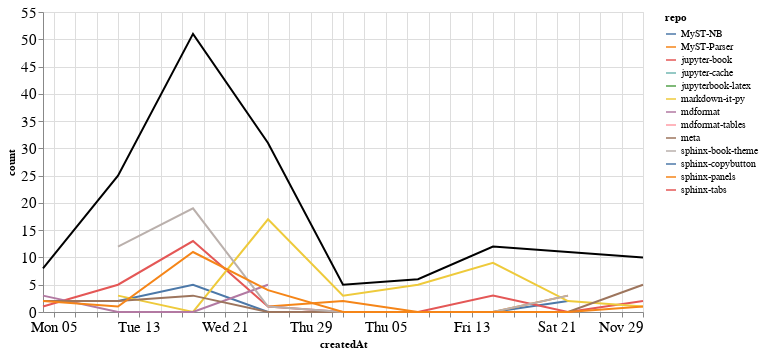

The code cell stored with this chart in its notebook:
### Markdown cell above
### Comments

### Code cell
comments_time = comments.groupby('repo').resample('W', on='createdAt').count()['author'].reset_index()
comments_time = comments_time.rename(columns={'author': 'count'})
comments_time_total = comments_time.groupby('createdAt').agg({"count": "sum"}).reset_index()
ch1 = alt.Chart(comments_time, width=600).mark_line().encode(
    x='createdAt',
    y='count',
    color='repo',
    tooltip="repo"
)

ch2 = alt.Chart(comments_time_total, width=600).mark_line(color="black").encode(
    x='createdAt',
    y='count',
)

ch1 + ch2

### Figure 1 — Vega-Lite specification as saved in the notebook (floating-point values rounded to 4 significant figures)
{"config": {"axisLeft": {"labelFontSize": 15}, "axisBottom": {"labelFontSize": 15}}, "layer": [{"data": {"name": "data-e183d29d3f1662cfabd964839ad59b22"}, "mark": "line", "encoding": {"color": {"type": "nominal", "field": "repo"}, "tooltip": {"type": "nominal", "field": "repo"}, "x": {"type": "temporal", "field": "createdAt"}, "y": {"type": "quantitative", "field": "count"}}, "width": 600}, {"data": {"name": "data-e174433bf656811efcb5b82b96ef45aa"}, "mark": {"type": "line", "color": "black"}, "encoding": {"x": {"type": "temporal", "field": "createdAt"}, "y": {"type": "quantitative", "field": "count"}}, "width": 600}], "$schema": "https://vega.github.io/schema/vega-lite/v4.8.1.json", "datasets": {"data-e183d29d3f1662cfabd964839ad59b22": [{"repo": "MyST-NB", "createdAt": "2020-10-11T00:00:00", "count": 2}, {"repo": "MyST-NB", "createdAt": "2020-10-18T00:00:00", "count": 5}, {"repo": "MyST-NB", "createdAt": "2020-10-25T00:00:00", "count": 0}, {"repo": "MyST-NB", "createdAt": "2020-11-01T00:00:00", "count": 0}, {"repo": "MyST-NB", "createdAt": "2020-11-08T00:00:00", "count": 0}, {"repo": "MyST-NB", "createdAt": "2020-11-15T00:00:00", "count": 0}, {"repo": "MyST-NB", "createdAt": "2020-11-22T00:00:00", "count": 2}, {"repo": "MyST-Parser", "createdAt": "2020-10-25T00:00:00", "count": 1}, {"repo": "MyST-Parser", "createdAt": "2020-11-01T00:00:00", "count": 2}, {"repo": "MyST-Parser", "createdAt": "2020-11-08T00:00:00", "count": 0}, {"repo": "MyST-Parser", "createdAt": "2020-11-15T00:00:00", "count": 0}, {"repo": "MyST-Parser", "createdAt": "2020-11-22T00:00:00", "count": 3}, {"repo": "jupyter-book", "createdAt": "2020-10-04T00:00:00", "count": 1}, {"repo": "jupyter-book", "createdAt": "2020-10-11T00:00:00", "count": 5}, {"repo": "jupyter-book", "createdAt": "2020-10-18T00:00:00", "count": 13}, {"repo": "jupyter-book", "createdAt": "2020-10-25T00:00:00", "count": 1}, {"repo": "jupyter-book", "createdAt": "2020-11-01T00:00:00", "count": 0}, {"repo": "jupyter-book", "createdAt": "2020-11-08T00:00:00", "count": 0}, {"repo": "jupyter-book", "createdAt": "2020-11-15T00:00:00", "count": 3}, {"repo": "jupyter-book", "createdAt": "2020-11-22T00:00:00", "count": 0}, {"repo": "jupyter-book", "createdAt": "2020-11-29T00:00:00", "count": 2}, {"repo": "jupyter-cache", "createdAt": "2020-11-22T00:00:00", "count": 1}, {"repo": "jupyterbook-latex", "createdAt": "2020-10-25T00:00:00", "count": 1}, {"repo": "markdown-it-py", "createdAt": "2020-10-11T00:00:00", "count": 3}, {"repo": "markdown-it-py", "createdAt": "2020-10-18T00:00:00", "count": 0}, {"repo": "markdown-it-py", "createdAt": "2020-10-25T00:00:00", "count": 17}, {"repo": "markdown-it-py", "createdAt": "2020-11-01T00:00:00", "count": 3}, {"repo": "markdown-it-py", "createdAt": "2020-11-08T00:00:00", "count": 5}, {"repo": "markdown-it-py", "createdAt": "2020-11-15T00:00:00", "count": 9}, {"repo": "markdown-it-py", "createdAt": "2020-11-22T00:00:00", "count": 2}, {"repo": "markdown-it-py", "createdAt": "2020-11-29T00:00:00", "count": 1}, {"repo": "mdformat", "createdAt": "2020-10-04T00:00:00", "count": 3}, {"repo": "mdformat", "createdAt": "2020-10-11T00:00:00", "count": 0}, {"repo": "mdformat", "createdAt": "2020-10-18T00:00:00", "count": 0}, {"repo": "mdformat", "createdAt": "2020-10-25T00:00:00", "count": 5}, {"repo": "mdformat-tables", "createdAt": "2020-11-08T00:00:00", "count": 1}, {"repo": "meta", "createdAt": "2020-10-04T00:00:00", "count": 2}, {"repo": "meta", "createdAt": "2020-10-11T00:00:00", "count": 2}, {"repo": "meta", "createdAt": "2020-10-18T00:00:00", "count": 3}, {"repo": "meta", "createdAt": "2020-10-25T00:00:00", "count": 0}, {"repo": "meta", "createdAt": "2020-11-01T00:00:00", "count": 0}, {"repo": "meta", "createdAt": "2020-11-08T00:00:00", "count": 0}, {"repo": "meta", "createdAt": "2020-11-15T00:00:00", "count": 0}, {"repo": "meta", "createdAt": "2020-11-22T00:00:00", "count": 0}, {"repo": "meta", "createdAt": "2020-11-29T00:00:00", "count": 5}, {"repo": "sphinx-book-theme", "createdAt": "2020-10-11T00:00:00", "count": 12}, {"repo": "sphinx-book-theme", "createdAt": "2020-10-18T00:00:00", "count": 19}, {"repo": "sphinx-book-theme", "createdAt": "2020-10-25T00:00:00", "count": 1}, {"repo": "sphinx-book-theme", "createdAt": "2020-11-01T00:00:00", "count": 0}, {"repo": "sphinx-book-theme", "createdAt": "2020-11-08T00:00:00", "count": 0}, {"repo": "sphinx-book-theme", "createdAt": "2020-11-15T00:00:00", "count": 0}, {"repo": "sphinx-book-theme", "createdAt": "2020-11-22T00:00:00", "count": 3}, {"repo": "sphinx-copybutton", "createdAt": "2020-11-29T00:00:00", "count": 1}, {"repo": "sphinx-panels", "createdAt": "2020-10-04T00:00:00", "count": 2}, {"repo": "sphinx-panels", "createdAt": "2020-10-11T00:00:00", "count": 1}, {"repo": "sphinx-panels", "createdAt": "2020-10-18T00:00:00", "count": 11}, {"repo": "sphinx-panels", "createdAt": "2020-10-25T00:00:00", "count": 4}, {"repo": "sphinx-panels", "createdAt": "2020-11-01T00:00:00", "count": 0}, {"repo": "sphinx-panels", "createdAt": "2020-11-08T00:00:00", "count": 0}, {"repo": "sphinx-panels", "createdAt": "2020-11-15T00:00:00", "count": 0}, {"repo": "sphinx-panels", "createdAt": "2020-11-22T00:00:00", "count": 0}, {"repo": "sphinx-panels", "createdAt": "2020-11-29T00:00:00", "count": 1}, {"repo": "sphinx-tabs", "createdAt": "2020-10-25T00:00:00", "count": 1}], "data-e174433bf656811efcb5b82b96ef45aa": [{"createdAt": "2020-10-04T00:00:00", "count": 8}, {"createdAt": "2020-10-11T00:00:00", "count": 25}, {"createdAt": "2020-10-18T00:00:00", "count": 51}, {"createdAt": "2020-10-25T00:00:00", "count": 31}, {"createdAt": "2020-11-01T00:00:00", "count": 5}, {"createdAt": "2020-11-08T00:00:00", "count": 6}, {"createdAt": "2020-11-15T00:00:00", "count": 12}, {"createdAt": "2020-11-22T00:00:00", "count": 11}, {"createdAt": "2020-11-29T00:00:00", "count": 10}]}}
